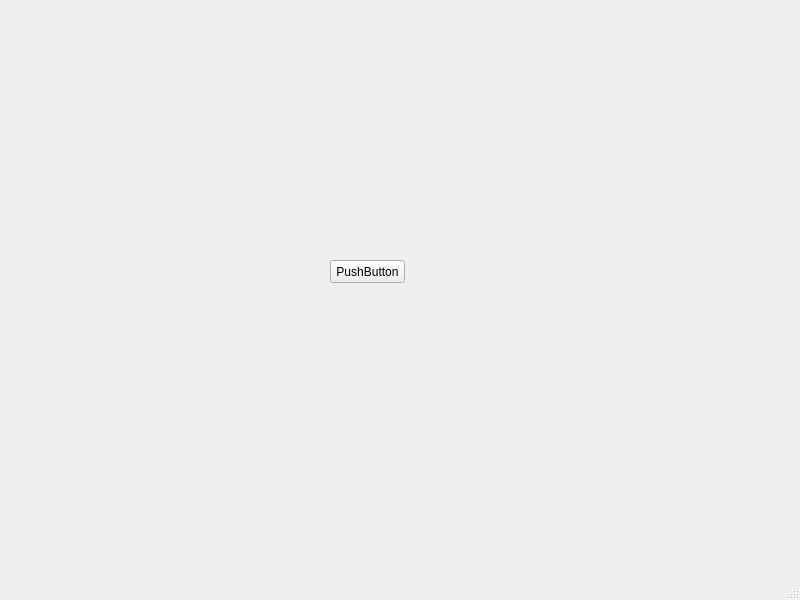
<?xml version="1.0" encoding="UTF-8"?>
<ui version="4.0">
 <class>MainWindow</class>
 <widget class="QMainWindow" name="MainWindow">
  <property name="geometry">
   <rect>
    <x>0</x>
    <y>0</y>
    <width>800</width>
    <height>600</height>
   </rect>
  </property>
  <property name="windowTitle">
   <string>MainWindow</string>
  </property>
  <widget class="QWidget" name="centralwidget">
   <widget class="QPushButton" name="pushButton">
    <property name="geometry">
     <rect>
      <x>330</x>
      <y>260</y>
      <width>75</width>
      <height>23</height>
     </rect>
    </property>
    <property name="text">
     <string>PushButton</string>
    </property>
   </widget>
  </widget>
  <widget class="QMenuBar" name="menubar">
   <property name="geometry">
    <rect>
     <x>0</x>
     <y>0</y>
     <width>800</width>
     <height>21</height>
    </rect>
   </property>
  </widget>
  <widget class="QStatusBar" name="statusbar"/>
 </widget>
 <resources/>
 <connections/>
</ui>
